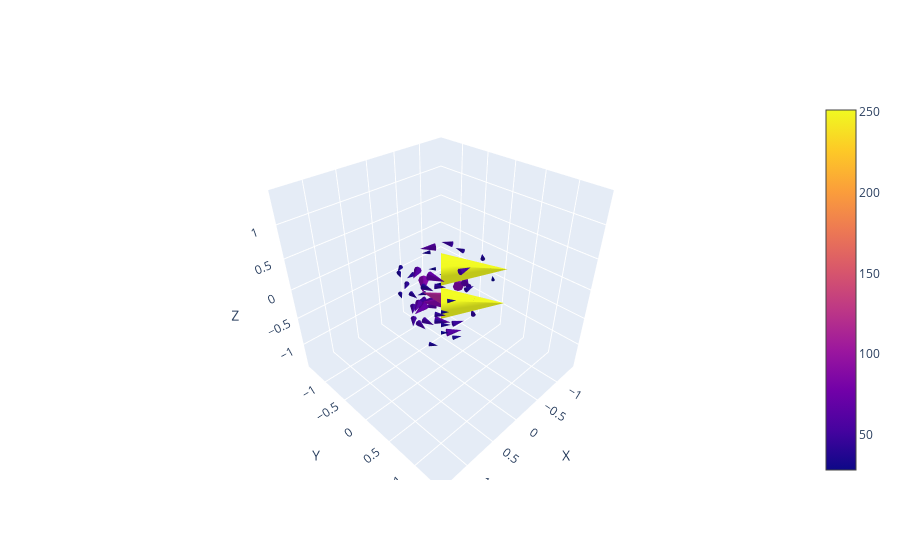

The notebook cell saved with this chart:
### Code cell
x_samples_wire, y_samples_wire, z_samples_wire, Bx_samples_wire, By_samples_wire, Bz_samples_wire = sample_field(
    x_wire, y_wire, z_wire, fields_x_wire, fields_y_wire, fields_z_wire, n_samples=60
)
plotter.plotter(x_samples_wire, y_samples_wire, z_samples_wire, Bx_samples_wire, By_samples_wire, Bz_samples_wire)
